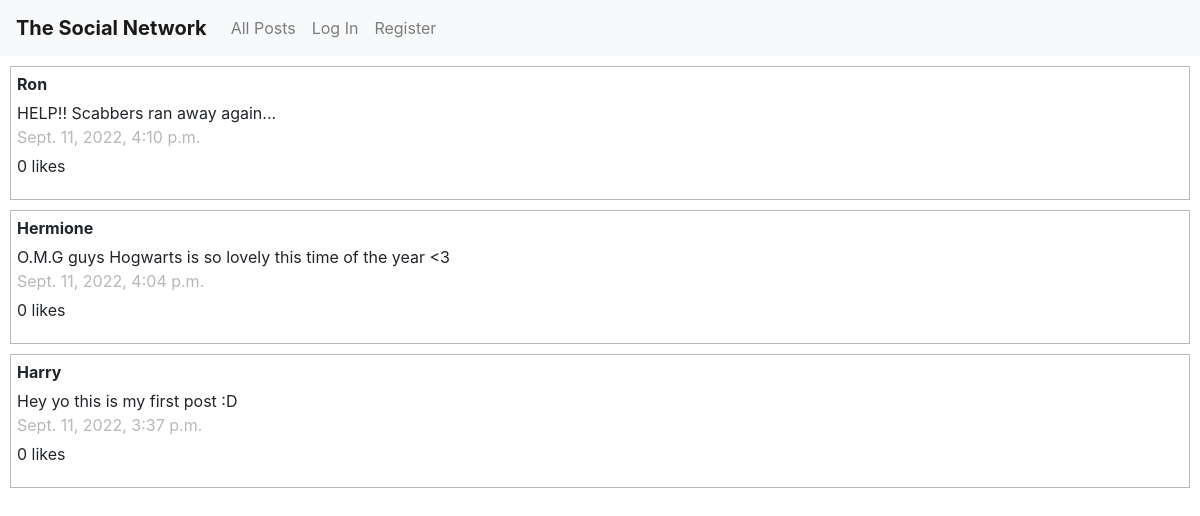
Before: / with the older database file.
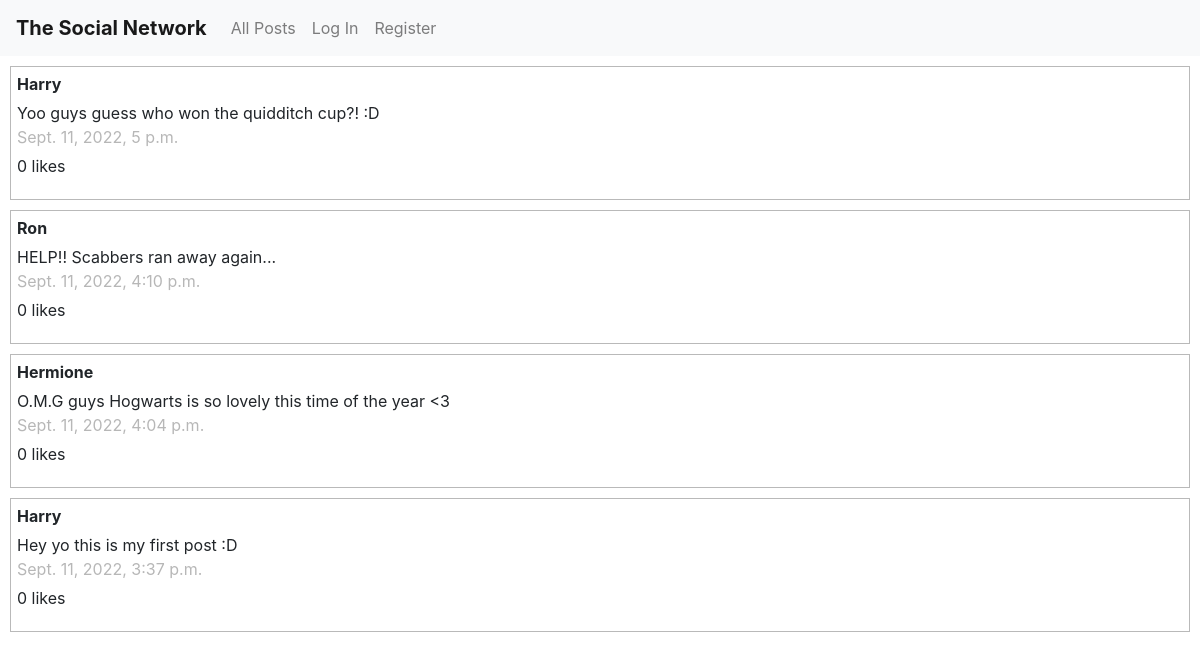
After: the same page with the newer database file.
### network/models.py (models this page shows, shortened)
class Post(models.Model):
    author = models.ForeignKey(User, blank=False, on_delete=models.CASCADE, related_name="posts")
    content = models.CharField(max_length=280, blank=False)
    timestamp = models.DateTimeField(auto_now_add = True)
    likes = models.IntegerField(default = "0")

class User(AbstractUser):
    pass

### network/views.py (the view)
# urls.py: path("", views.index, name="index"),
def index(request):
    all_posts = Post.objects.all().order_by('-timestamp')
    paginator = Paginator(all_posts,10)
    try:
        posts = paginator.get_page(request.GET.get('page'))
    except:
        posts = paginator.page(1)
    return render(request, "network/index.html", {
        "posts": posts,
        "paginator": paginator
    })

### network/templates/network/index.html (shortened to what this page needs)
{% extends "network/layout.html" %}
{% block body %}
        {% for post in posts %}
            <div style="border: 1px solid #b9b9b9; margin-left: 10px; margin-right: 10px; margin-top: 10px;">
                <div class="row" style="margin: 5px;">
                    <div>
                        <ul style="list-style:none; padding-left: 1px;">
                            <li> <b>{{ post.author }}</b></li>
                            <li style="margin-top: 5px;"> {{ post.content }} </li>
                            <li style="color: rgb(183, 183, 183)"> {{ post.timestamp }} </li>
                            <li style="margin-top: 5px;"> {{ post.likes }} likes</li>
                        </ul>
                    </div>
                </div>
            </div>
        {% endfor %}
{% endblock %}

Changed rows visible on the page:
added Post: author "Harry", content "Yoo guys guess who won the quidditch cup?! :D", timestamp "Sept. 11, 2022, 5 p.m.", likes "0"
